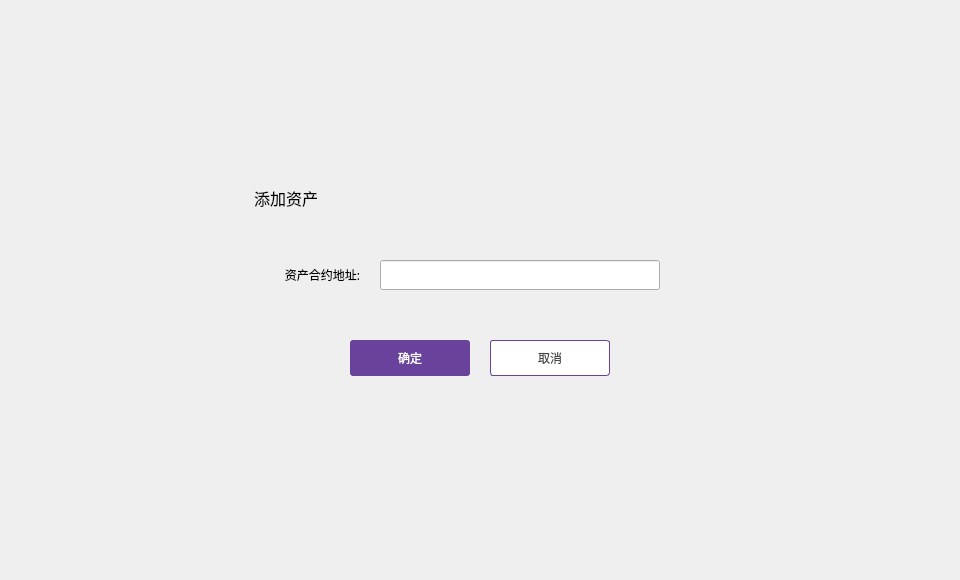
<?xml version="1.0" encoding="UTF-8"?>
<ui version="4.0">
 <class>AddTokenDialog</class>
 <widget class="QDialog" name="AddTokenDialog">
  <property name="geometry">
   <rect>
    <x>0</x>
    <y>0</y>
    <width>960</width>
    <height>580</height>
   </rect>
  </property>
  <property name="windowTitle">
   <string>Dialog</string>
  </property>
  <widget class="QWidget" name="widget" native="true">
   <property name="geometry">
    <rect>
     <x>0</x>
     <y>0</y>
     <width>960</width>
     <height>580</height>
    </rect>
   </property>
   <widget class="QWidget" name="containerWidget" native="true">
    <property name="geometry">
     <rect>
      <x>230</x>
      <y>170</y>
      <width>500</width>
      <height>240</height>
     </rect>
    </property>
    <property name="font">
     <font>
      <family>微软雅黑</family>
     </font>
    </property>
    <widget class="QLabel" name="contactLabel2">
     <property name="geometry">
      <rect>
       <x>24</x>
       <y>17</y>
       <width>171</width>
       <height>21</height>
      </rect>
     </property>
     <property name="font">
      <font>
       <family>微软雅黑</family>
       <pointsize>12</pointsize>
      </font>
     </property>
     <property name="styleSheet">
      <string notr="true"/>
     </property>
     <property name="text">
      <string>添加资产</string>
     </property>
    </widget>
    <widget class="QLabel" name="label">
     <property name="geometry">
      <rect>
       <x>20</x>
       <y>90</y>
       <width>110</width>
       <height>30</height>
      </rect>
     </property>
     <property name="text">
      <string>资产合约地址:</string>
     </property>
     <property name="alignment">
      <set>Qt::AlignRight|Qt::AlignTrailing|Qt::AlignVCenter</set>
     </property>
    </widget>
    <widget class="QLineEdit" name="contractAddressLineEdit">
     <property name="geometry">
      <rect>
       <x>150</x>
       <y>90</y>
       <width>280</width>
       <height>30</height>
      </rect>
     </property>
    </widget>
    <widget class="QToolButton" name="cancelBtn">
     <property name="geometry">
      <rect>
       <x>260</x>
       <y>170</y>
       <width>120</width>
       <height>36</height>
      </rect>
     </property>
     <property name="font">
      <font>
       <family>微软雅黑</family>
      </font>
     </property>
     <property name="cursor">
      <cursorShape>PointingHandCursor</cursorShape>
     </property>
     <property name="focusPolicy">
      <enum>Qt::NoFocus</enum>
     </property>
     <property name="styleSheet">
      <string notr="true">QToolButton{background-color:#ffffff;color:#484848;border:1px solid rgb(105,67,155);border-radius:3px;}
QToolButton:hover{color:rgb(105,67,155);}</string>
     </property>
     <property name="text">
      <string>取消</string>
     </property>
    </widget>
    <widget class="QToolButton" name="okBtn">
     <property name="geometry">
      <rect>
       <x>120</x>
       <y>170</y>
       <width>120</width>
       <height>36</height>
      </rect>
     </property>
     <property name="font">
      <font>
       <family>微软雅黑</family>
      </font>
     </property>
     <property name="cursor">
      <cursorShape>PointingHandCursor</cursorShape>
     </property>
     <property name="focusPolicy">
      <enum>Qt::NoFocus</enum>
     </property>
     <property name="styleSheet">
      <string notr="true">QToolButton{background-color:rgb(105,67,155);color:#ffffff;border:none;border-radius:3px;}
QToolButton:hover{background-color:rgb(125,87,180);}
QToolButton:disabled{background-color:#cecece;}</string>
     </property>
     <property name="text">
      <string>确定</string>
     </property>
    </widget>
   </widget>
  </widget>
 </widget>
 <resources/>
 <connections/>
</ui>
